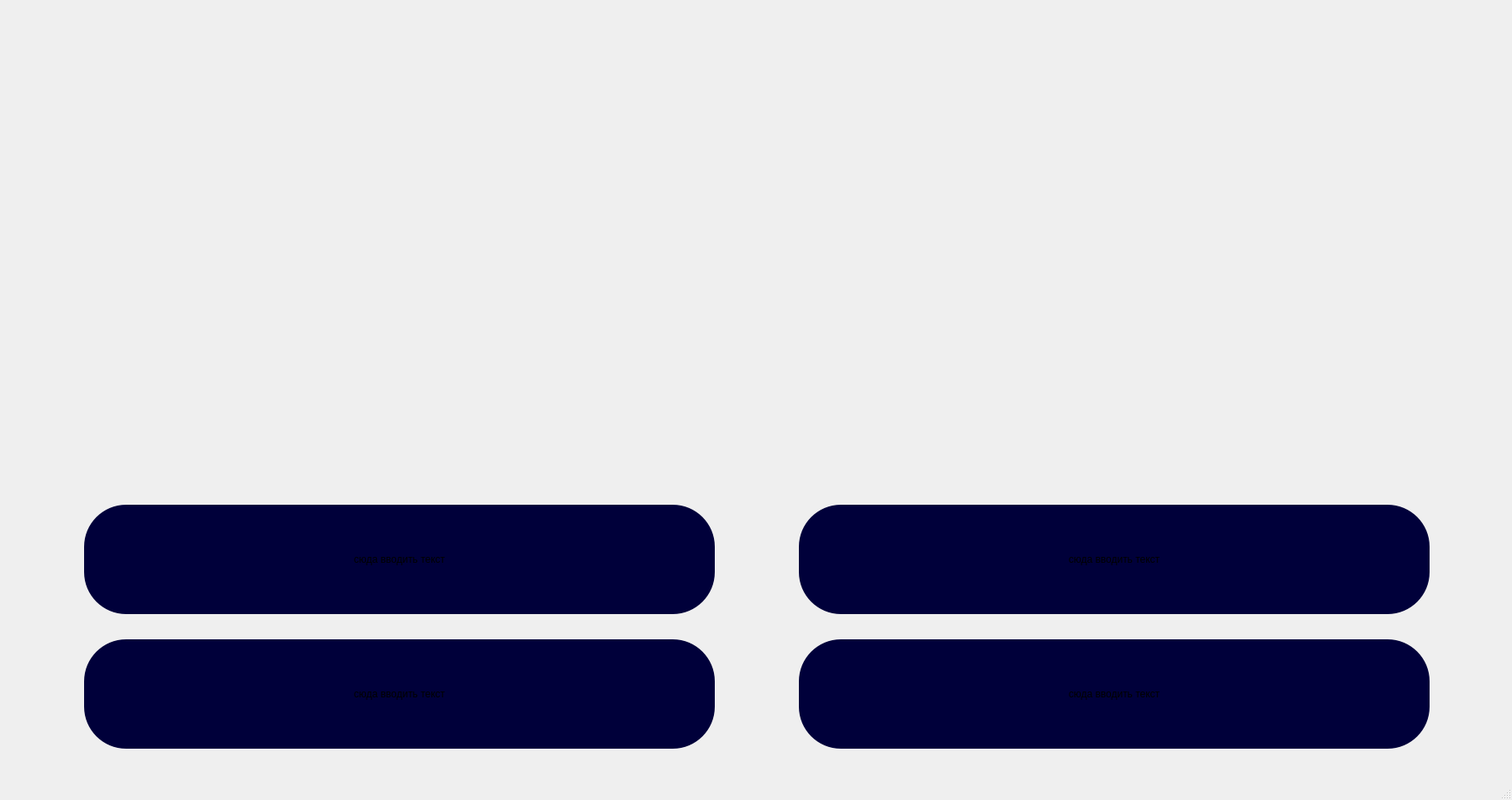
<?xml version="1.0" encoding="UTF-8"?>
<ui version="4.0">
 <class>GlavWindow</class>
 <widget class="QMainWindow" name="GlavWindow">
  <property name="geometry">
   <rect>
    <x>0</x>
    <y>0</y>
    <width>1798</width>
    <height>951</height>
   </rect>
  </property>
  <property name="windowTitle">
   <string>MainWindow</string>
  </property>
  <widget class="QWidget" name="centralwidget">
   <widget class="QLabel" name="label">
    <property name="geometry">
     <rect>
      <x>0</x>
      <y>0</y>
      <width>1800</width>
      <height>900</height>
     </rect>
    </property>
    <property name="text">
     <string/>
    </property>
    <property name="pixmap">
     <pixmap>fon_game.jpg</pixmap>
    </property>
    <property name="scaledContents">
     <bool>true</bool>
    </property>
   </widget>
   <widget class="QPushButton" name="task_A">
    <property name="geometry">
     <rect>
      <x>100</x>
      <y>600</y>
      <width>750</width>
      <height>130</height>
     </rect>
    </property>
    <property name="styleSheet">
     <string notr="true">QPushButton#task_A {
    border-radius: 50px;
	background-color: rgb(0, 0, 58);
    width: 100px;
    height: 58px;
    clip-path: polygon(50% 0%, 100% 25%, 100% 75%, 50% 100%, 0% 75%, 0% 25%);
}
</string>
    </property>
    <property name="text">
     <string>сюда вводить текст</string>
    </property>
   </widget>
   <widget class="QPushButton" name="task_B">
    <property name="geometry">
     <rect>
      <x>950</x>
      <y>600</y>
      <width>750</width>
      <height>130</height>
     </rect>
    </property>
    <property name="styleSheet">
     <string notr="true">QPushButton#task_B {
    border-radius: 50px;
	background-color: rgb(0, 0, 58);
    width: 100px;
    height: 58px;
    clip-path: polygon(50% 0%, 100% 25%, 100% 75%, 50% 100%, 0% 75%, 0% 25%);
}</string>
    </property>
    <property name="text">
     <string>сюда вводить текст</string>
    </property>
   </widget>
   <widget class="QPushButton" name="task_D">
    <property name="geometry">
     <rect>
      <x>950</x>
      <y>760</y>
      <width>750</width>
      <height>130</height>
     </rect>
    </property>
    <property name="styleSheet">
     <string notr="true">QPushButton#task_D {
    border-radius: 50px;
	background-color: rgb(0, 0, 58);
    width: 100px;
    height: 58px;
    clip-path: polygon(50% 0%, 100% 25%, 100% 75%, 50% 100%, 0% 75%, 0% 25%);
}</string>
    </property>
    <property name="text">
     <string>сюда вводить текст</string>
    </property>
   </widget>
   <widget class="QPushButton" name="task_C">
    <property name="geometry">
     <rect>
      <x>100</x>
      <y>760</y>
      <width>750</width>
      <height>130</height>
     </rect>
    </property>
    <property name="styleSheet">
     <string notr="true">QPushButton#task_C {
    border-radius: 50px;
	background-color: rgb(0, 0, 58);
    width: 100px;
    height: 58px;
    clip-path: polygon(50% 0%, 100% 25%, 100% 75%, 50% 100%, 0% 75%, 0% 25%);
}</string>
    </property>
    <property name="text">
     <string>сюда вводить текст</string>
    </property>
   </widget>
  </widget>
  <widget class="QMenuBar" name="menubar">
   <property name="geometry">
    <rect>
     <x>0</x>
     <y>0</y>
     <width>1798</width>
     <height>26</height>
    </rect>
   </property>
  </widget>
  <widget class="QStatusBar" name="statusbar"/>
 </widget>
 <resources/>
 <connections/>
</ui>
